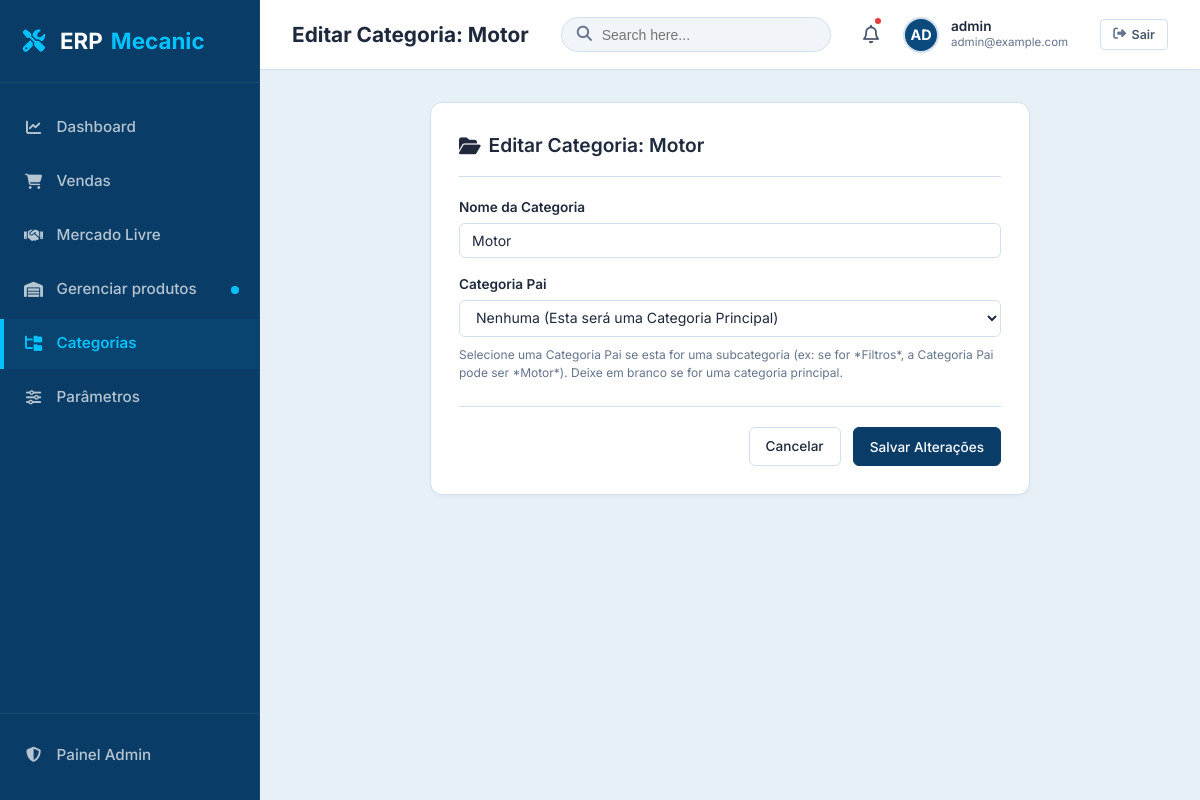
Screenshot of /categoria/1/editar/ (signed in) with the database file from the repository.
### catalogo/models.py (models this page shows)
class Categoria(models.Model):
    nome = models.CharField(max_length=100, verbose_name="Nome da Categoria")
    parent = models.ForeignKey(
        'self',
        on_delete=models.CASCADE,
        null=True,
        blank=True,
        related_name='children',
        verbose_name="Categoria Pai"
    )
    class Meta:
        verbose_name = "Categoria"
        verbose_name_plural = "Categorias"
        ordering = ["nome"]
    def __str__(self):
        if self.parent:
            return f"{self.parent} > {self.nome}"
        return self.nome

### catalogo/views.py (the view, shortened to what this page needs)
# urls.py: path('categoria/<int:pk>/editar/', views.CategoriaUpdateView.as_view(), name='categoria-editar'),
class CategoriaUpdateView(LoginRequiredMixin, UpdateView):
    model = Categoria
    form_class = CategoriaForm
    template_name = 'catalogo/categoria_form.html'
    success_url = reverse_lazy('categoria-listar')
    def get_context_data(self, **kwargs):
        context = super().get_context_data(**kwargs)
        context['titulo'] = f"Editar Categoria: {self.object.nome}"
        context['botao_label'] = "Salvar Alterações"
        return context

### catalogo/forms.py
class CategoriaForm(forms.ModelForm):
    class Meta:
        model = Categoria
        fields = ['nome', 'parent']
        widgets = {
            'nome': forms.TextInput(attrs={
                'class': 'form-control',
                'placeholder': 'Ex: Suspensão, Filtros de Óleo'
            }),
            'parent': forms.Select(attrs={
                'class': 'form-control'
            }),
        }
    def __init__(self, *args, **kwargs):
        super().__init__(*args, **kwargs)
        self.fields['parent'].empty_label = "Nenhuma (Esta será uma Categoria Principal)"
        self.fields['parent'].label = "Categoria Pai"
        if self.instance and self.instance.pk:
            self.fields['parent'].queryset = Categoria.objects.exclude(pk=self.instance.pk)

### templates/catalogo/categoria_form.html (shortened to what this page needs)
{% extends 'base.html' %}
{% load static %}
{% block module_title %}{{ titulo }}{% endblock %}
{% block content %}
<div class="glass-card" id="cat-form-glass-card" style="max-width: 600px; margin: 2rem auto;">
    <div class="card-header">
        <h2 class="card-title"><i class="fa-solid fa-folder-open"></i> {{ titulo }}</h2>
    </div>
    <form method="post" class="form-container" id="category-form">
        <div class="form-grid" style="grid-template-columns: 1fr;">
            <div class="form-group" id="group-nome">
                <label for="{{ form.nome.id_for_label }}">{{ form.nome.label }}</label>
                {{ form.nome }}
            </div>
            <div class="form-group" id="group-parent">
                <label for="{{ form.parent.id_for_label }}">{{ form.parent.label }}</label>
                {{ form.parent }}
                <span class="help-text" style="margin-top: 0.25rem; font-size: 0.75rem; color: var(--text-muted);">
                    Selecione uma Categoria Pai se esta for uma subcategoria (ex: se for *Filtros*, a Categoria Pai pode ser *Motor*). Deixe em branco se for uma categoria principal.
                </span>
            </div>
        </div>
        <div class="form-actions" style="margin-top: 1.5rem;">
            <a href="{% url 'categoria-listar' %}" class="btn btn-secondary" id="btn-cancel-form">
                Cancelar
            </a>
            <button type="submit" class="btn btn-primary" id="btn-submit-form" style="background-color: var(--sidebar-bg); border-color: var(--sidebar-bg);">
                {{ botao_label }}
            </button>
        </div>
    </form>
</div>
{% endblock %}

### templates/base.html (shortened to what this page needs)
{% load static %}
<!DOCTYPE html>
<html lang="pt-br">
<head>
    <link rel="stylesheet" href="{% static 'css/style.css' %}">
    <link rel="stylesheet" href="https://cdnjs.cloudflare.com/ajax/libs/font-awesome/6.4.0/css/all.min.css">
</head>
<body>
    <div class="app-layout">
        <aside class="sidebar">
            <div class="sidebar-header">
                <i class="fa-solid fa-screwdriver-wrench fa-fw" style="color: var(--sidebar-active-bg); margin-right: 0.25rem;"></i> ERP <span>Mecanic</span>
            </div>
            <ul class="sidebar-menu">
                <li>
                    <div class="sidebar-link" id="menu-dash-inactive" style="cursor: not-allowed;">
                        <div class="sidebar-link-content">
                            <i class="fa-solid fa-chart-line fa-fw"></i>
                            <span>Dashboard</span>
                        </div>
                    </div>
                </li>
                <li>
                    <div class="sidebar-link" id="menu-sales-inactive" style="cursor: not-allowed;">
                        <div class="sidebar-link-content">
                            <i class="fa-solid fa-cart-shopping fa-fw"></i>
                            <span>Vendas</span>
                        </div>
                    </div>
                </li>
                <li>
                    <div class="sidebar-link" id="menu-finance-inactive" style="cursor: not-allowed;">
                        <div class="sidebar-link-content">
                            <i class="fa-solid fa-handshake fa-fw"></i>
                            <span>Mercado Livre</span>
                        </div>
                    </div>
                </li>
                <li>
                    <a href="{% url 'estoque-listar' %}" class="sidebar-link {% if request.resolver_match.url_name == 'estoque-listar' or 'estoque-' in request.resolver_match.url_name %}active{% endif %}" id="menu-estoque">
                        <div class="sidebar-link-content">
                            <i class="fa-solid fa-warehouse fa-fw"></i>
                            <span>Gerenciar produtos</span>
                        </div>
                        <span class="sidebar-badge" style="background-color: var(--sidebar-active-bg); width: 8px; height: 8px; border-radius: 50%; display: inline-block;" title="Página Ativa"></span>
                    </a>
                </li>
                <li>
                    <a href="{% url 'categoria-listar' %}" class="sidebar-link {% if 'categoria-' in request.resolver_match.url_name %}active{% endif %}" id="menu-categorias">
                        <div class="sidebar-link-content">
                            <i class="fa-solid fa-folder-tree fa-fw"></i>
                            <span>Categorias</span>
                        </div>
                    </a>
                </li>
                <li>
                    <div class="sidebar-link" id="menu-hr-inactive" style="cursor: not-allowed;">
                        <div class="sidebar-link-content">
                            <i class="fa-solid fa-sliders fa-fw"></i>
                            <span>Parâmetros</span>
                        </div>
                    </div>
                </li>
            </ul>
            <ul class="sidebar-menu" style="margin-top: auto; border-top: 1px solid rgba(255, 255, 255, 0.08); padding-top: 1rem;">
                <li>
                    <a href="{% url 'admin:index' %}" class="sidebar-link" id="admin-panel-link" target="_blank">
                        <div class="sidebar-link-content">
                            <i class="fa-solid fa-shield-halved fa-fw"></i>
                            <span>Painel Admin</span>
                        </div>
                    </a>
                </li>
            </ul>
        </aside>
        <div class="main-content">
            <header class="top-bar">
                <div class="top-bar-title" id="page-title-display">
                    {% block module_title %}Gerenciar produtos{% endblock %}
                </div>
                <div class="top-bar-search">                    <form method="get" action="{% url 'estoque-listar' %}" id="global-search-form">
                        <div class="top-bar-search-wrapper">
                            <span class="top-bar-search-icon"></span>
                            <input type="text" name="q" value="{{ q|default:'' }}" placeholder="Search here..." class="top-bar-search-input" id="global-search-field">
                        </div>
                    </form>
                </div>
                <div class="top-bar-right">
                    <div class="notification-bell" id="btn-notifications">
                        <i class="fa-regular fa-bell" style="font-size: 1.15rem; color: var(--text-secondary);"></i>
                        <div class="notification-dot"></div>
                    </div>
                    <div class="user-profile" id="user-profile-dropdown" style="margin-right: 0.5rem;">
                        {% if request.user.is_authenticated %}
                            <div style="background-color: #0b4a7d; color: #ffffff; width: 36px; height: 36px; border-radius: 50%; display: flex; align-items: center; justify-content: center; font-weight: 700; border: 2px solid var(--border-color); font-size: 0.9rem; text-transform: uppercase;">
                                {{ request.user.username|slice:":2" }}
                            </div>
                            <div class="user-info">
                                <span class="user-name">
                                    {% if request.user.get_full_name %}
                                        {{ request.user.get_full_name }}
                                    {% else %}
                                        {{ request.user.username }}
                                    {% endif %}
                                </span>
                                <span class="user-email">{{ request.user.email|default:"operador@mecanic.com.br" }}</span>
                            </div>
                        {% endif %}
                    </div>
                    {% if request.user.is_authenticated %}
                        <form method="post" action="{% url 'logout' %}" style="margin: 0; display: inline-flex; align-items: center;" id="logout-form">
                            <button type="submit" class="btn btn-secondary btn-sm" id="btn-logout" style="padding: 0.45rem 0.75rem; font-size: 0.78rem; font-weight: 600; border-radius: 4px; display: inline-flex; align-items: center; gap: 0.35rem; border-color: var(--border-color); color: var(--text-secondary); background: #ffffff; cursor: pointer;">
                                <i class="fa-solid fa-right-from-bracket" style="font-size: 0.8rem; color: var(--text-muted);"></i> Sair
                            </button>
                        </form>
                    {% endif %}
                </div>
            </header>
            <main class="content-wrapper">
                {% block content %}
                {% endblock %}
            </main>
        </div>
    </div>
</body>
</html>

### rows the page displays
Categoria: nome "Motor"
Categoria: parent "Nenhuma (Esta será uma Categoria Principal)"

### other values shown
{{ titulo }} "Editar Categoria: Motor"
{{ request.user.username|slice:":2" }} "AD"
{{ request.user.username }} "admin"
{{ request.user.email|default:"operador@mecanic.com.br" }} "admin@example.com"
{{ botao_label }} "Salvar Alterações"
